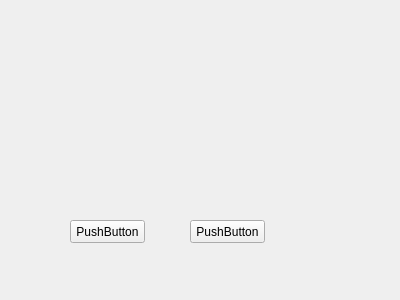
<?xml version="1.0" encoding="UTF-8"?>
<ui version="4.0">
 <class>Form</class>
 <widget class="QWidget" name="Form">
  <property name="geometry">
   <rect>
    <x>0</x>
    <y>0</y>
    <width>400</width>
    <height>300</height>
   </rect>
  </property>
  <property name="windowTitle">
   <string>Form</string>
  </property>
  <widget class="QPushButton" name="pushButton">
   <property name="geometry">
    <rect>
     <x>70</x>
     <y>220</y>
     <width>75</width>
     <height>23</height>
    </rect>
   </property>
   <property name="text">
    <string>PushButton</string>
   </property>
  </widget>
  <widget class="QPushButton" name="pushButton_2">
   <property name="geometry">
    <rect>
     <x>190</x>
     <y>220</y>
     <width>75</width>
     <height>23</height>
    </rect>
   </property>
   <property name="text">
    <string>PushButton</string>
   </property>
  </widget>
 </widget>
 <resources/>
 <connections/>
</ui>
